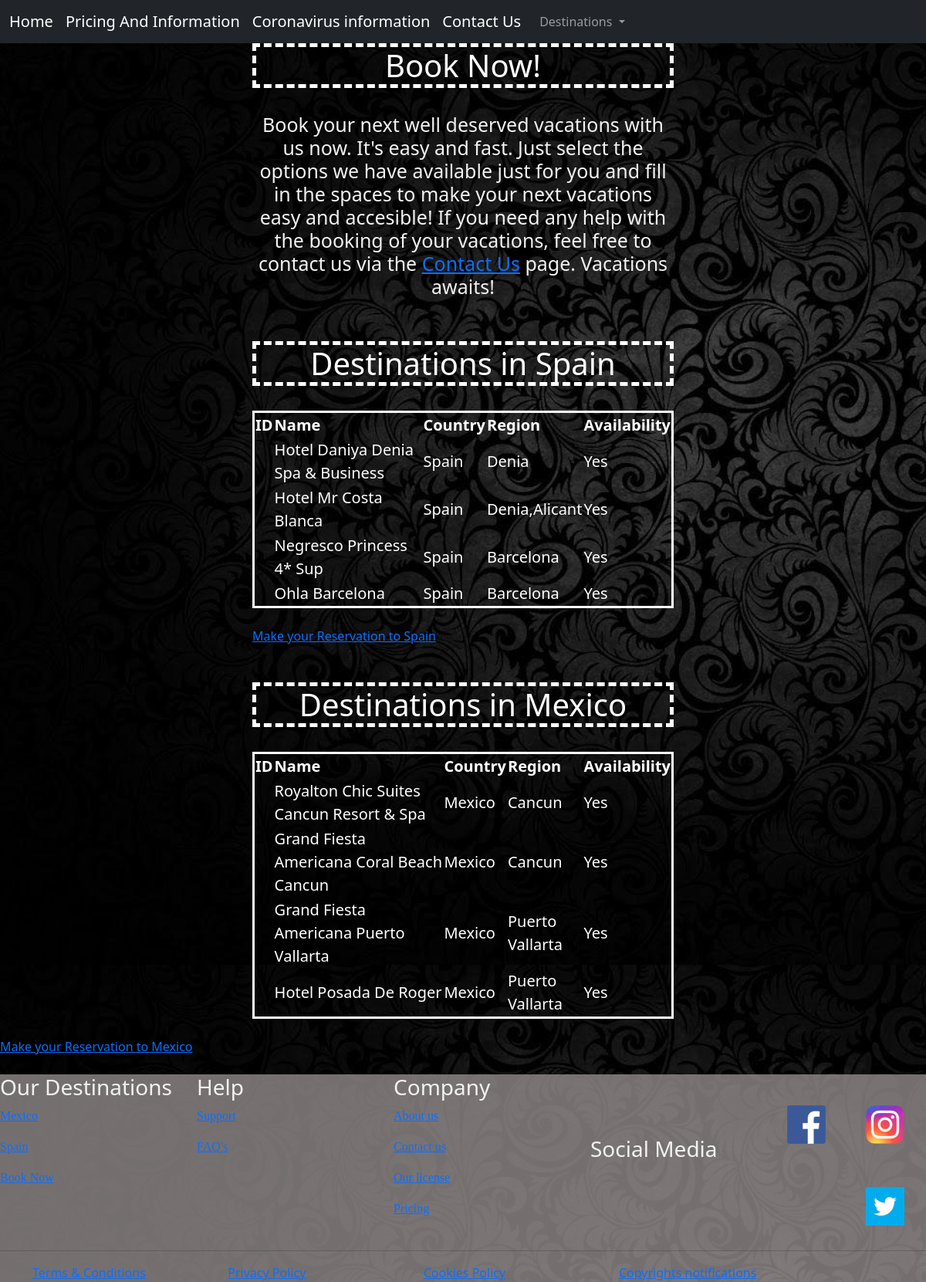
Screenshot of /Pricing&MoreInfo.php with the database file from the repository.
### tables this page shows
CREATE TABLE `ourdestinations` (
  `Name` varchar(50) NOT NULL,
  `Country` varchar(50) NOT NULL,
  `Region` varchar(50) NOT NULL,
  `Availability` varchar(50) NOT NULL
);

CREATE TABLE `ourdestinationsmexico` (
  `Name` varchar(50) NOT NULL,
  `Country` varchar(50) NOT NULL,
  `Region` varchar(50) NOT NULL,
  `Availability` varchar(50) NOT NULL
);

### Pricing&MoreInfo.php (the view, shortened to what this page needs)
  <!doctype html>
    <html lang="en">
      <head>
        <link rel="stylesheet" href="styling.css">
        <link href="https://cdn.jsdelivr.net/npm/bootstrap@5.0.0-beta2/dist/css/bootstrap.min.css" rel="stylesheet">
      </head>
    <body>
    <div class="container">
            <div class="row">
                 <div class="col-3">
                 </div>
                 <div class="col-6">
                <h1 class="spain">Book Now!</h1>
                 </div>
                 <div class="col-3">
                 </div>
                </div>
              </div>
              <br>
              <div class="container">
            <div class="row">
                 <div class="col-3">
                 </div>
                 <div class="col-6">
                <h1 class="booking">Book your next well deserved vacations with us now. It's easy and fast. Just select the options we have available just for you and fill in the spaces to make your next vacations easy and accesible! If you need any help with the booking of your vacations, feel free to contact us via the <a href="http://localhost/Project/Projectwork/ContactUs.php">Contact Us</a> page. Vacations awaits!</h1>
                 </div>
                 <div class="col-3">
                 </div>
                </div>
              </div>
              <br>
              <br>
              <div class="container">
            <div class="row">
                 <div class="col-3">
                 </div>
                 <div class="col-6">
                <h1 class="spain">Destinations in Spain</h1>
                 </div>
                 <div class="col-3">
                 </div>
                </div>
              </div>
              <br>
<div class="container">
            <div class="row">
                 <div class="col-3">
                 </div>
                 <div class="col-6">
<?php
include 'dbdest.php';
$sql = "select * from ourdestinations";
$result = $conn->query($sql);
if($result ->num_rows > 0) {
echo "<table border=\"3\"><tr><th>ID</th><th> Name</th><th>Country</th>
<th>Region</th><th>Availability</th> </tr>";
    while($row = $result ->fetch_assoc()){
        echo "<tr><td>" . $row["id"] . "</td><td>". $row["Name"]."</td> <td>". $row["Country"]
        ."</td><td>". $row["Region"]. "</td><td>". $row["Availability"]
        ."</td></tr>";
    }
    echo "</table>";
}
else
{
    echo "no results";
}
?>
<br>
<div class="reservenow">
<a href="http://localhost/Project/Projectwork/reservenow.php">Make your Reservation to Spain</a>
</div>
<br>
                 </div>
                 <div class="col-3">
                 </div>
                </div>
              </div>
              <br>
              <div class="container">
            <div class="row">
                 <div class="col-3">
                 </div>
                 <div class="col-6">
                <h1 class="spain">Destinations in Mexico</h1>
                 </div>
                 <div class="col-3">
                 </div>
                </div>
              </div>
              <br>
<div class="container">
            <div class="row">
                 <div class="col-3">
                 </div>
                 <div class="col-6">
<?php
include 'dbdest.php';
$sql = "select * from ourdestinationsmexico";
$result = $conn->query($sql);
if($result ->num_rows > 0) {
echo "<table border=\"3\"><tr><th>ID</th><th> Name</th><th>Country</th>
<th>Region</th><th>Availability</th> </tr>";
    while($row = $result ->fetch_assoc()){
        echo "<tr><td>" . $row["id"] . "</td><td>". $row["Name"]."</td> <td>". $row["Country"]
        ."</td><td>". $row["Region"]. "</td><td>". $row["Availability"]
        ."</td></tr>";
    }
    echo "</table>";
}
else
{
    echo "no results";
}
?>
                 </div>
                 <div class="col-3">
                 </div>
                </div>
              </div>
              <br>
              <div class="reservenow">
<a href="http://localhost/Project/Projectwork/reservenow.php">Make your Reservation to Mexico</a>
</div>
              <br>
    </body>
<footer>
</footer>
</html>

### styling.css (style rules this page uses)
body { background-image: url(http://localhost/Project/Projectwork/images/negropattern.jpg); background-size:2000px; }
.booking { color: #f2f2f2; text-align: center; font-size: 25px; }
h1 { color: rgb(255, 255, 255); }
h3 { color: #f2f2f2; }
p { font-family: Georgia, 'Times New Roman', Times, serif; }
.spain { text-align: center; border:5px; border-style:dashed; border-color:#ffffff; }
.SM { padding-top: 5rem; }
footer { background-color: rgba(145, 138, 138, 0.562); }
table { color: #ffffff; font-size: 20px; border: 3px solid rgb(255, 255, 255); empty-cells: show; }
th { border: 3px solid rgb(255, 255, 255); }
td { border: 3px solid rgb(255, 255, 255); }

### rows the page displays
ourdestinations: Name "Hotel Daniya Denia Spa & Business", Country "Spain", Region "Denia", Availability "Yes"
ourdestinations: Name "Hotel Mr Costa Blanca", Country "Spain", Region "Denia,Alicant", Availability "Yes"
ourdestinations: Name "Negresco Princess 4* Sup", Country "Spain", Region "Barcelona", Availability "Yes"
ourdestinations: Name "Ohla Barcelona", Country "Spain", Region "Barcelona", Availability "Yes"
ourdestinationsmexico: Name "Royalton Chic Suites Cancun Resort & Spa", Country "Mexico", Region "Cancun", Availability "Yes"
ourdestinationsmexico: Name "Grand Fiesta Americana Coral Beach Cancun", Country "Mexico", Region "Cancun", Availability "Yes"
ourdestinationsmexico: Name "Grand Fiesta Americana Puerto Vallarta", Country "Mexico", Region "Puerto Vallarta", Availability "Yes"
ourdestinationsmexico: Name "Hotel Posada De Roger", Country "Mexico", Region "Puerto Vallarta", Availability "Yes"
